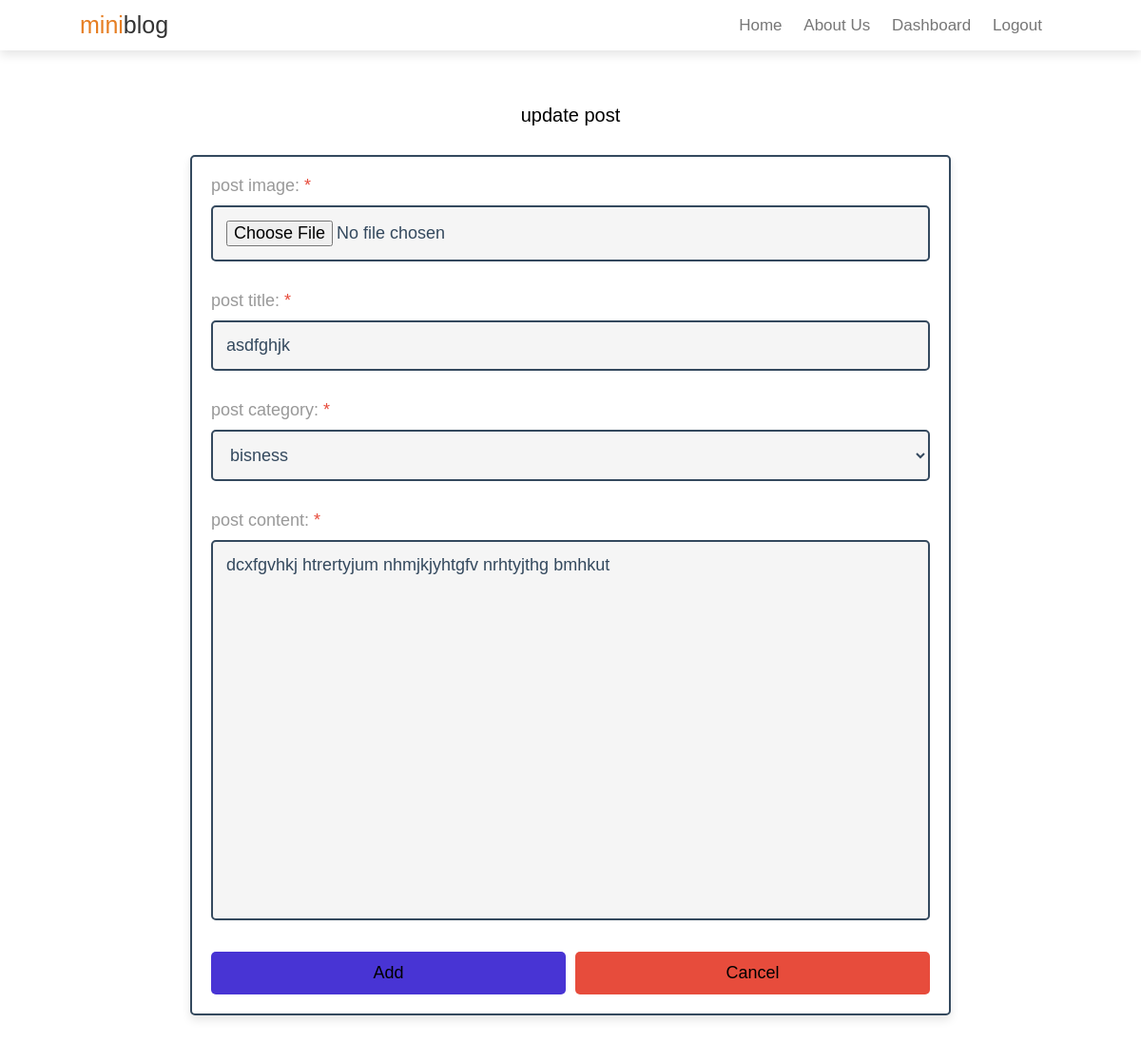
The app's page /updatepost/13/ (signed in) with its own data.
### blog/models.py (models this page shows)
class Post(models.Model):
    img = models.ImageField(upload_to='upload/image/', default=0)
    title = models.CharField(max_length=50)
    category = models.ForeignKey(Category, on_delete=models.CASCADE, default=0)
    created_date = models.DateTimeField(default=timezone.now)
    desc = models.TextField()

### blog/views.py (the view)
# urls.py: path("updatepost/<int:id>/", views.update_post, name="updatepost"),
def update_post(request, id):
    if request.user.is_authenticated:
        if request.method == 'POST':
            pi = Post.objects.get(pk=id)
            form = PostForm(request.POST, request.FILES, instance=pi)
            if form.is_valid():
                form.save()
                messages.success(request, "Post updated successfully!")
                return HttpResponseRedirect('/dashboard/')
        else:
            pi = Post.objects.get(pk=id)
            form = PostForm(instance=pi)
        return render(request, 'blog/updatepost.html', {'form':form})
    else:
        return HttpResponseRedirect('/login/')

### blog/forms.py
class PostForm(forms.ModelForm):
    class Meta:
        model = Post
        fields = ['img','title','category','desc']
        labels = {'img':'post image', 'title':'post title', 'category':'post category', 'desc':'post content'}
        widgets = {
            'img':forms.FileInput(attrs={'class':'box'}),
            'title':forms.TextInput(attrs={'class':'box'}),
            'title':forms.TextInput(attrs={'class':'box'}),
            'title':forms.TextInput(attrs={'class':'box'}),
        }

### blog/models.py (called while the page is built)
    def __str__(self):
        return self.name

### blog/templates/blog/updatepost.html (shortened to what this page needs)
{% extends 'blog/base.html' %}
{% load static %}
{% block content %}
<section class="post-editor">
        <h1 class="heading">update post</h1>
        <form action="" method="post" enctype="multipart/form-data">
                {% for fm in form %}
                <p>{{fm.label_tag}} <span>*</span></p>
                {{fm}}<br>
                <small class="errors">{{fm.errors|striptags}}</small><br>
                {% endfor %}
                <div class="flex-btn">
                        <input type="submit" id="id" value="Add" class="btn">
                        <a href="{% url 'dashboard' %}" class="delete-btn">cancel</a>
                </div>
        </form>
</section>
{% endblock content %}

### blog/static/blog/css/style.css (style rules this page uses)
:root { --orange:#e67e22; --black:#333; --light-color:#777; --blue:rgb(119, 162, 225); --border:.1rem solid rgba(0,0,0,0.2); --box-shadow:0 .5rem 1rem rgba(0,0,0,0.1); }
* { margin: 0; padding: 0; box-sizing: border-box; outline: none; border: none; text-decoration: none; font-family: Verdana, Geneva, Tahoma, sans-serif; font-weight: lighter; }
html { font-size: 62.5%; overflow-y: scroll; scroll-behavior: smooth; scroll-padding-top: 6rem; }
.main .post-editor { margin: 100px auto; padding: 20px auto; }
.main .post-editor h1 { margin: 20px auto; padding: 10px; text-align: center; font-size: 2.0rem; }
.main .post-editor form { background-color: #fff; border-radius: .5rem; border: .2rem solid #34495e; padding:2rem; box-shadow: 0 .5rem 1rem rgba(0,0,0,.1); max-width: 80rem; margin:0 auto; padding-top: 1rem; }
.main .post-editor form p { font-size: 1.8rem; color:#999; padding-top: 1rem; }
.main .post-editor form p span { color: #e74c3c; }
.main .post-editor form .box, .main .post-editor form select, .main .post-editor form textarea { width: 100%; margin:1rem 0; border-radius: .5rem; border: .2rem solid #34495e; padding:1.4rem; font-size: 1.8rem; color:#34495e; background-color: #f5f5f5; }
.main .post-editor form textarea { height: 40rem; resize: none; }
.main .post-editor form .flex-btn { display: flex; gap:1rem; }
.main .post-editor form .flex-btn .btn, .main .post-editor form .flex-btn .delete-btn { margin-top: 1rem; border-radius: .5rem; cursor: pointer; font-size: 1.8rem; color:var(--white); padding:1.2rem 3rem; text-transform: capitalize; text-align: center; display: block; width: 100%; }
.main .post-editor form .flex-btn .btn { background-color: #4834d4; }
.main .post-editor form .flex-btn .delete-btn { background-color: #e74c3c; }

### records on screen
Post: form "asdfghjk" "bisness" "dcxfgvhkj htrertyjum nhmjkjyhtgfv nrhtyjthg bmhkut"

### other values on screen
{{ fm.label_tag }} "post image:" "post title:" "post category:" "post content:"
